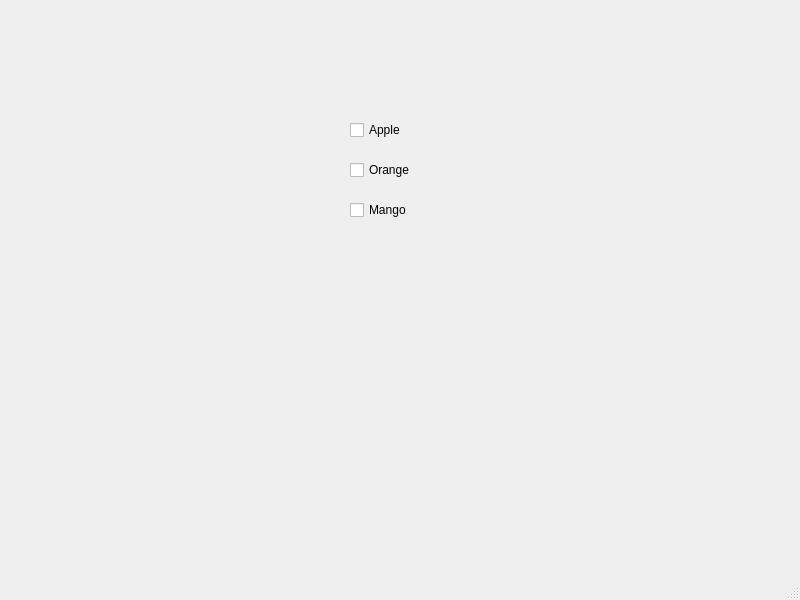
<?xml version="1.0" encoding="UTF-8"?>
<ui version="4.0">
 <class>MainWindow</class>
 <widget class="QMainWindow" name="MainWindow">
  <property name="geometry">
   <rect>
    <x>0</x>
    <y>0</y>
    <width>800</width>
    <height>600</height>
   </rect>
  </property>
  <property name="windowTitle">
   <string>MainWindow</string>
  </property>
  <widget class="QWidget" name="centralwidget">
   <widget class="QCheckBox" name="checkBox">
    <property name="geometry">
     <rect>
      <x>350</x>
      <y>120</y>
      <width>81</width>
      <height>20</height>
     </rect>
    </property>
    <property name="text">
     <string>Apple</string>
    </property>
   </widget>
   <widget class="QCheckBox" name="checkBox_2">
    <property name="geometry">
     <rect>
      <x>350</x>
      <y>160</y>
      <width>81</width>
      <height>20</height>
     </rect>
    </property>
    <property name="text">
     <string>Orange</string>
    </property>
   </widget>
   <widget class="QCheckBox" name="checkBox_3">
    <property name="geometry">
     <rect>
      <x>350</x>
      <y>200</y>
      <width>81</width>
      <height>20</height>
     </rect>
    </property>
    <property name="text">
     <string>Mango</string>
    </property>
   </widget>
  </widget>
  <widget class="QMenuBar" name="menubar">
   <property name="geometry">
    <rect>
     <x>0</x>
     <y>0</y>
     <width>800</width>
     <height>26</height>
    </rect>
   </property>
  </widget>
  <widget class="QStatusBar" name="statusbar"/>
 </widget>
 <resources/>
 <connections/>
</ui>
